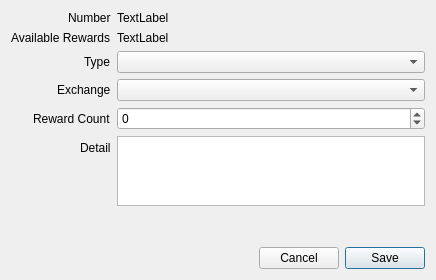
<?xml version="1.0" encoding="UTF-8"?>
<ui version="4.0">
 <class>AddPoinDialog</class>
 <widget class="QDialog" name="AddPoinDialog">
  <property name="geometry">
   <rect>
    <x>0</x>
    <y>0</y>
    <width>436</width>
    <height>280</height>
   </rect>
  </property>
  <property name="windowTitle">
   <string>Exchange Reward</string>
  </property>
  <property name="modal">
   <bool>true</bool>
  </property>
  <layout class="QVBoxLayout" name="verticalLayout">
   <item>
    <layout class="QFormLayout" name="formLayout">
     <property name="labelAlignment">
      <set>Qt::AlignRight|Qt::AlignTrailing|Qt::AlignVCenter</set>
     </property>
     <item row="0" column="0">
      <widget class="QLabel" name="label">
       <property name="text">
        <string>Number</string>
       </property>
      </widget>
     </item>
     <item row="0" column="1">
      <widget class="QLabel" name="labelNumber">
       <property name="text">
        <string>TextLabel</string>
       </property>
      </widget>
     </item>
     <item row="1" column="0">
      <widget class="QLabel" name="label_2">
       <property name="text">
        <string>Available Rewards</string>
       </property>
      </widget>
     </item>
     <item row="1" column="1">
      <widget class="QLabel" name="labelReward">
       <property name="text">
        <string>TextLabel</string>
       </property>
      </widget>
     </item>
     <item row="2" column="0">
      <widget class="QLabel" name="label_3">
       <property name="text">
        <string>Type</string>
       </property>
      </widget>
     </item>
     <item row="2" column="1">
      <widget class="QComboBox" name="comboType"/>
     </item>
     <item row="3" column="0">
      <widget class="QLabel" name="label_4">
       <property name="text">
        <string>Exchange</string>
       </property>
      </widget>
     </item>
     <item row="3" column="1">
      <widget class="QComboBox" name="comboExchange"/>
     </item>
     <item row="5" column="0">
      <widget class="QLabel" name="label_5">
       <property name="text">
        <string>Detail</string>
       </property>
      </widget>
     </item>
     <item row="5" column="1">
      <widget class="QPlainTextEdit" name="plainDetail">
       <property name="maximumSize">
        <size>
         <width>16777215</width>
         <height>75</height>
        </size>
       </property>
      </widget>
     </item>
     <item row="4" column="0">
      <widget class="QLabel" name="label_6">
       <property name="text">
        <string>Reward Count</string>
       </property>
      </widget>
     </item>
     <item row="4" column="1">
      <widget class="QSpinBox" name="spinReward">
       <property name="minimum">
        <number>-1000000</number>
       </property>
       <property name="maximum">
        <number>1000000</number>
       </property>
      </widget>
     </item>
    </layout>
   </item>
   <item>
    <spacer name="verticalSpacer">
     <property name="orientation">
      <enum>Qt::Vertical</enum>
     </property>
     <property name="sizeHint" stdset="0">
      <size>
       <width>20</width>
       <height>40</height>
      </size>
     </property>
    </spacer>
   </item>
   <item>
    <layout class="QHBoxLayout" name="horizontalLayout">
     <item>
      <spacer name="horizontalSpacer">
       <property name="orientation">
        <enum>Qt::Horizontal</enum>
       </property>
       <property name="sizeHint" stdset="0">
        <size>
         <width>40</width>
         <height>20</height>
        </size>
       </property>
      </spacer>
     </item>
     <item>
      <widget class="QPushButton" name="pushCancel">
       <property name="text">
        <string>Cancel</string>
       </property>
       <property name="autoDefault">
        <bool>false</bool>
       </property>
      </widget>
     </item>
     <item>
      <widget class="QPushButton" name="pushSave">
       <property name="text">
        <string>Save</string>
       </property>
       <property name="default">
        <bool>true</bool>
       </property>
      </widget>
     </item>
    </layout>
   </item>
  </layout>
 </widget>
 <tabstops>
  <tabstop>comboType</tabstop>
  <tabstop>comboExchange</tabstop>
  <tabstop>plainDetail</tabstop>
  <tabstop>pushSave</tabstop>
  <tabstop>pushCancel</tabstop>
 </tabstops>
 <resources/>
 <connections>
  <connection>
   <sender>pushCancel</sender>
   <signal>clicked()</signal>
   <receiver>AddPoinDialog</receiver>
   <slot>close()</slot>
   <hints>
    <hint type="sourcelabel">
     <x>223</x>
     <y>229</y>
    </hint>
    <hint type="destinationlabel">
     <x>224</x>
     <y>165</y>
    </hint>
   </hints>
  </connection>
 </connections>
</ui>
